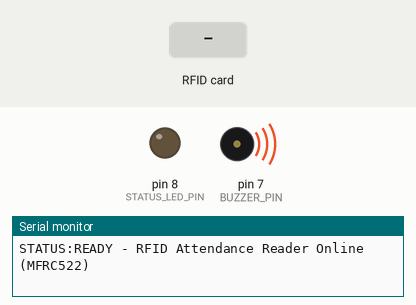
This sketch was run on a simulated Arduino Uno, built with avr-gcc and run on an emulated ATmega328P. On the bench: output pins drawn as LEDs (lit = HIGH), buzzer (waves = sounding), the last lines printed to the serial monitor. The test bench sets the inputs (shaded band). Pins used as bus, display or sensor lines are not drawn.

Above: at 0.3 s.
At 1.5 s:
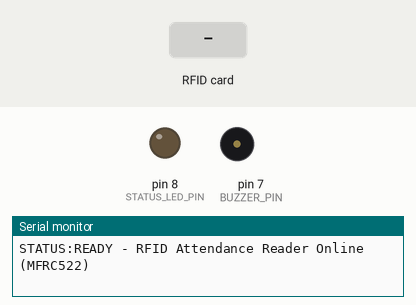
1.6 s: RFID card 5E 7A 19 C4 held to the reader
At 1.67 s:
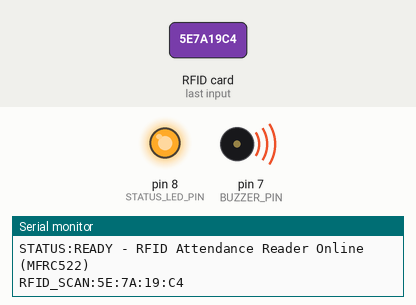
Timing chart, 0 to 4.6 s (numbered marks = the images above; inputs shaded):
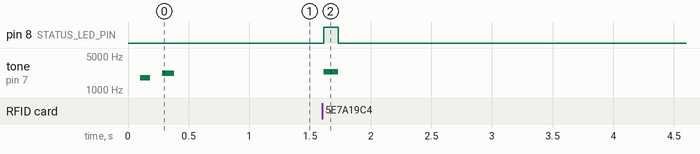

Measured:
- after the input at 1.6 s, pin 8 (STATUS_LED_PIN): LOW → HIGH at once, → LOW 0.12 s later; tone on pin 7 (BUZZER_PIN): silent → 2400 Hz at once, → silent 0.12 s later

The sketch:

rfid_attendance_uno.ino
```cpp
/*
 * =====================================================================
 * RFID Student Attendance Management System - Arduino Uno + MFRC522
 * =====================================================================
 *
 * Hardware Wiring Guide:
 * ---------------------------------------------------------------------
 * MFRC522 Pin  |  Arduino Uno Pin  |  Description
 * ---------------------------------------------------------------------
 * 3.3V         |  3.3V             |  Power (DO NOT connect to 5V! Max 3.3V)
 * RST          |  Pin 9            |  Reset
 * GND          |  GND              |  Ground
 * IRQ          |  Not Connected    |  Interrupt (Unused)
 * MISO         |  Pin 12           |  SPI MISO
 * MOSI         |  Pin 11           |  SPI MOSI
 * SCK          |  Pin 13           |  SPI Clock
 * SDA (SS)     |  Pin 10           |  SPI Slave Select / Chip Select
 *
 * Optional Output Indicators:
 * Pin 7        |  Green LED / Buzzer (+) (via 220-330 ohm resistor)
 * Pin 8        |  Red LED (+)            (via 220-330 ohm resistor)
 * ---------------------------------------------------------------------
 *
 * Requirements:
 * Install the "MFRC522" library by GithubCommunity via Arduino IDE Library Manager:
 * Sketch -> Include Library -> Manage Libraries -> Search "MFRC522"
 * =====================================================================
 */

#include <SPI.h>
#include <MFRC522.h>

#define RST_PIN         9          // Configurable, see typical pin layout above
#define SS_PIN          10         // Configurable, see typical pin layout above

#define BUZZER_PIN      7          // Optional buzzer/green LED for feedback
#define STATUS_LED_PIN  8          // Optional status indicator

MFRC522 mfrc522(SS_PIN, RST_PIN);  // Create MFRC522 instance

// Debounce / scan cooldown timer to prevent multiple rapid reads of the same card in 1-2 seconds
unsigned long lastScanTime = 0;
const unsigned long SCAN_COOLDOWN_MS = 2500;
String lastScannedUid = "";

void setup() {
  // Initialize Serial communication at 9600 baud rate
  Serial.begin(9600);
  while (!Serial) {
    ; // Wait for serial port to connect (needed for native USB port only)
  }

  // Initialize indicator pins
  pinMode(BUZZER_PIN, OUTPUT);
  pinMode(STATUS_LED_PIN, OUTPUT);
  digitalWrite(BUZZER_PIN, LOW);
  digitalWrite(STATUS_LED_PIN, LOW);

  // Initialize SPI bus
  SPI.begin();

  // Initialize MFRC522 RFID reader
  mfrc522.PCD_Init();
  delay(50);

  // Check communication with reader chip
  byte version = mfrc522.PCD_ReadRegister(MFRC522::VersionReg);
  if (version == 0x00 || version == 0xFF) {
    Serial.println("STATUS:READER_ERROR - Communication with MFRC522 failed. Check wiring!");
  } else {
    Serial.println("STATUS:READY - RFID Attendance Reader Online (MFRC522)");
    // Quick startup beep
    toneFeedback(1800, 80);
    delay(100);
    toneFeedback(2200, 100);
  }
}

void loop() {
  // Check if a new card is present on the RFID antenna
  if (!mfrc522.PICC_IsNewCardPresent()) {
    return;
  }

  // Verify if the card UID can be successfully read
  if (!mfrc522.PICC_ReadCardSerial()) {
    return;
  }

  // Format UID as uppercase colon-separated hex bytes, e.g. "A3:B4:C5:D6"
  String uidString = "";
  for (byte i = 0; i < mfrc522.uid.size; i++) {
    if (mfrc522.uid.uidByte[i] < 0x10) {
      uidString += "0";
    }
    uidString += String(mfrc522.uid.uidByte[i], HEX);
    if (i < mfrc522.uid.size - 1) {
      uidString += ":";
    }
  }
  uidString.toUpperCase();

  unsigned long currentMillis = millis();

  // Check cooldown to avoid flooding serial port when card stays on reader
  if (uidString != lastScannedUid || (currentMillis - lastScanTime) > SCAN_COOLDOWN_MS) {
    lastScanTime = currentMillis;
    lastScannedUid = uidString;

    // Send formatted UID string to USB serial port
    // The Node.js / Express local serial bridge watches for this exact format
    Serial.print("RFID_SCAN:");
    Serial.println(uidString);

    // Audio/visual success chirp
    digitalWrite(STATUS_LED_PIN, HIGH);
    toneFeedback(2400, 120);
    digitalWrite(STATUS_LED_PIN, LOW);
  }

  // Halt PICC to stop reading current card and prepare for next
  mfrc522.PICC_HaltA();
  // Stop encryption on PCD
  mfrc522.PCD_StopCrypto1();
}

// Helper function to produce short feedback tone
void toneFeedback(int freq, int durationMs) {
  tone(BUZZER_PIN, freq, durationMs);
  delay(durationMs);
  noTone(BUZZER_PIN);
}
```
